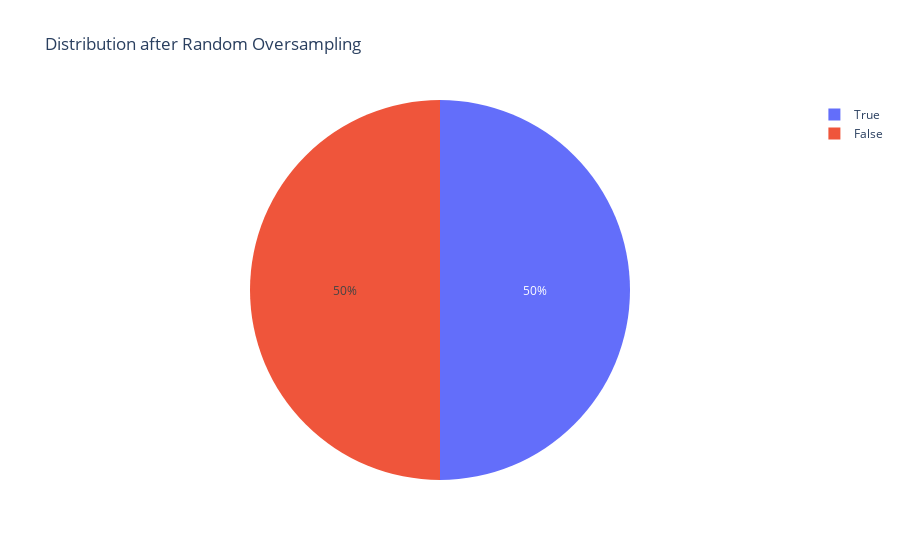

The cell this chart's notebook holds for it:
### Code cell
from imblearn.over_sampling import RandomOverSampler

over_sampler = RandomOverSampler(random_state=42)
X, y = over_sampler.fit_resample(X_train, y_train)
# Visualize the percentage of values after oversampling
oversampled_counts = y.value_counts()
oversampled_labels = ["True", "False"]

fig = px.pie(values=oversampled_counts, names=oversampled_labels, title="Distribution after Random Oversampling")
fig.show()

### Figure 1 — Plotly figure (JSON) as saved in the notebook; plotly's stock layout.template omitted (floating-point values rounded to 4 significant figures)
{"data": [{"domain": {"x": [0, 1], "y": [0, 1]}, "hovertemplate": "label=%{label}<br>value=%{value}<extra></extra>", "labels": ["True", "False"], "legendgroup": "", "name": "", "showlegend": true, "type": "pie", "values": [626, 626]}], "layout": {"legend": {"tracegroupgap": 0}, "title": {"text": "Distribution after Random Oversampling"}}}
